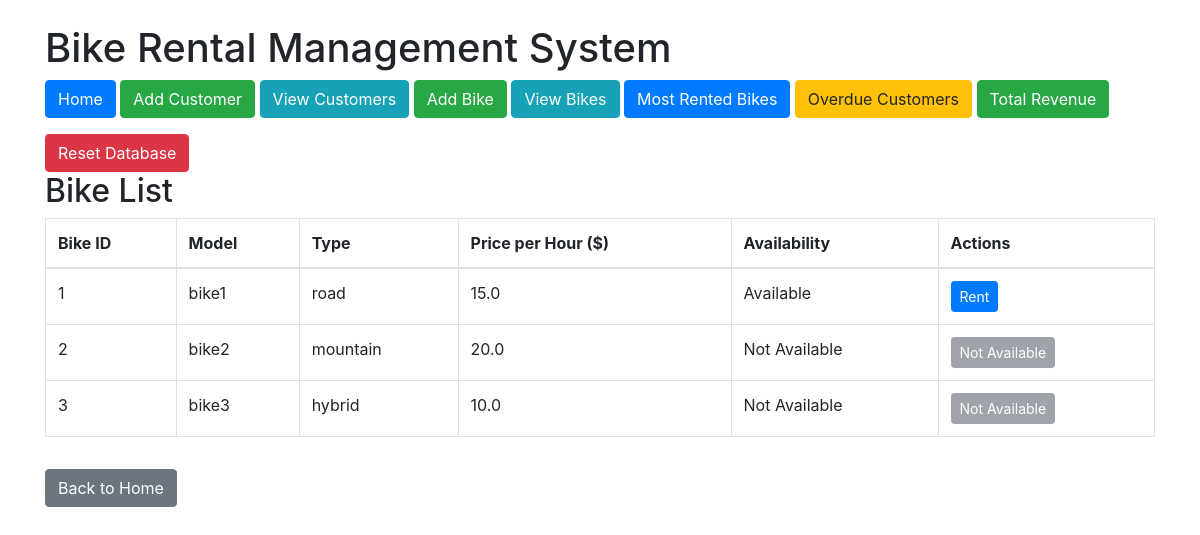
Page /view_bikes on the committed database.
### tables this page shows
CREATE TABLE Bikes (
        bike_id INTEGER PRIMARY KEY AUTOINCREMENT,
        model TEXT NOT NULL,
        type TEXT NOT NULL CHECK (type IN ('road', 'mountain', 'hybrid')),
        availability_status BOOLEAN DEFAULT TRUE
    , price_per_hour REAL DEFAULT 0);

### app.py (the view)
@app.route('/view_bikes')
def view_bikes():
    conn = connect_db()
    cursor = conn.cursor()
    cursor.execute("SELECT * FROM Bikes")
    bikes = cursor.fetchall()
    conn.close()
    return render_template('view_bikes.html', bikes=bikes)

### app.py (called while the page is built)
def connect_db():
    conn = sqlite3.connect('bike_rental.db')
    conn.row_factory = sqlite3.Row  # Allows accessing columns by name
    return conn

### templates/view_bikes.html
{% extends "layout.html" %}
{% block content %}
<h2>Bike List</h2>
{% if bikes %}
<table class="table table-bordered">
    <thead>
        <tr>
            <th>Bike ID</th>
            <th>Model</th>
            <th>Type</th>
            <th>Price per Hour ($)</th>
            <th>Availability</th>
            <th>Actions</th>
        </tr>
    </thead>
    <tbody>
        {% for bike in bikes %}
        <tr>
            <td>{{ bike['bike_id'] }}</td>
            <td>{{ bike['model'] }}</td>
            <td>{{ bike['type'] }}</td>
            <td>{{ bike['price_per_hour'] }}</td>
            <td>{{ 'Available' if bike['availability_status'] else 'Not Available' }}</td>
            <td>
                {% if bike['availability_status'] %}
                <a href="{{ url_for('add_rental', bike_id=bike['bike_id']) }}" class="btn btn-primary btn-sm">Rent</a>
                {% else %}
                <button class="btn btn-secondary btn-sm" disabled>Not Available</button>
                {% endif %}
            </td>
        </tr>
        {% endfor %}
    </tbody>
</table>
{% else %}
<p>No bikes found.</p>
{% endif %}
<a href="{{ url_for('index') }}" class="btn btn-secondary mt-3">Back to Home</a>
{% endblock %}

### rows in the picture
Bikes: bike_id "1", model "bike1", type "road", price_per_hour "15.0", availability_status "Available"
Bikes: bike_id "2", model "bike2", type "mountain", price_per_hour "20.0", availability_status "Not Available"
Bikes: bike_id "3", model "bike3", type "hybrid", price_per_hour "10.0", availability_status "Not Available"
